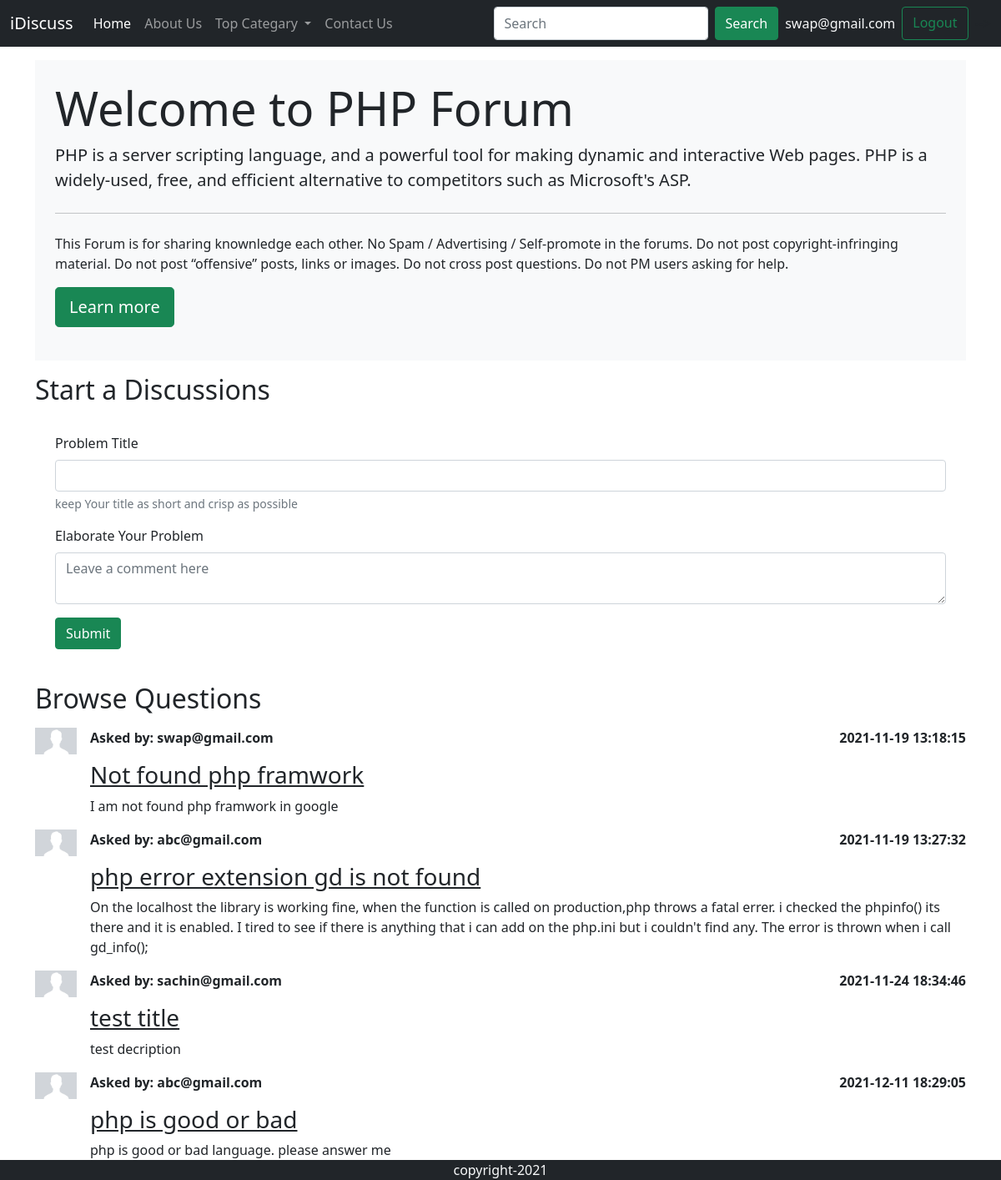
The page /threadlist.php?catid=1 (signed in) on the database its author committed.
### tables this page shows
CREATE TABLE `catagories` (
  `catagory_id` int(11) NOT NULL,
  `catagory_name` varchar(255) NOT NULL,
  `desc` varchar(500) NOT NULL,
  `date` datetime NOT NULL DEFAULT current_timestamp(),
  `sts` int(11) NOT NULL
);

CREATE TABLE `threads` (
  `thrd_id` int(11) NOT NULL,
  `thrd_title` varchar(255) NOT NULL,
  `thrd_desc` text NOT NULL,
  `thrd_cat_id` int(11) NOT NULL,
  `thrd_user_id` int(11) NOT NULL,
  `date` datetime NOT NULL DEFAULT current_timestamp(),
  `sts` int(11) NOT NULL
);

CREATE TABLE `users` (
  `sno` int(11) NOT NULL,
  `email` varchar(110) NOT NULL,
  `password` varchar(200) NOT NULL,
  `date` datetime NOT NULL DEFAULT current_timestamp(),
  `sts` int(11) NOT NULL
);

### threadlist.php (the view, shortened to what this page needs)
<!doctype html>
<html lang="en">
<head>
    <link href="https://cdn.jsdelivr.net/npm/bootstrap@5.0.2/dist/css/bootstrap.min.css" rel="stylesheet"
>
</head>
<body>
    <?php
     include './partial/db.php';
   include './partial/_header.php';
   ?>
    <?php
            $cid=$_GET['catid'];
            $sql="SELECT * FROM `catagories` WHERE catagory_id=$cid";
            $result=mysqli_query($conn, $sql);
            while($row= mysqli_fetch_assoc($result)){
               $catname=$row['catagory_name'];
                $desc=$row['desc'];
            }
  ?>
    <div class="container my-3">
        <div class="jumbotron bg-light p-4">
            <h1 class="display-4">Welcome to <?php echo $catname; ?> Forum</h1>
            <p class="lead"><?php echo $desc; ?></p>
            <hr class="my-4">
            <p>This Forum is for sharing knownledge each other.
                No Spam / Advertising / Self-promote in the forums.
                Do not post copyright-infringing material.
                Do not post “offensive” posts, links or images.
                Do not cross post questions.
                Do not PM users asking for help.
            </p>
            <p class="lead">
                <a class="btn btn-success btn-lg" href="#" role="button">Learn more</a>
            </p>
        </div>
    </div>
    <?php
    if(isset($_SESSION['loggedin']) && $_SESSION['loggedin']==true ){
       echo '<div class="container my-2">
            <h2> Start a Discussions</h2>
            <form class="p-4" action="' . $_SERVER["REQUEST_URI"].'" method="post">
                <div class="mb-3">
                <input type="hidden"  name="sno" value="'.$_SESSION['sno'].'">
                    <label for="title" class="form-label">Problem Title</label>
                    <input type="text" class="form-control" id="title" name="title" aria-describedby="emailHelp">
                    <div id="emailHelp" class="form-text">keep Your title as short and crisp as possible</div>
                </div>
                <div class="mb-3">
                    <label for="desc" class="form-label">Elaborate Your Problem</label>
                    <textarea class="form-control" placeholder="Leave a comment here" id="desc" name="desc"></textarea>
                </div>
                <button type="submit" class="btn btn-success">Submit</button>
            </form>
        </div>';
    }
        else{
             echo '<div class="container"> <h2> Start a Discussions</h2>
             <p class="lead">You are not logged in. Please login to start a discussions</p></div>';
        }
    ?>
    <div class="container my-3">
        <h2>Browse Questions</h2>
        <?php
            $cid=$_GET['catid'];
            $sql="SELECT * FROM `threads` WHERE thrd_cat_id=$cid";
            $result=mysqli_query($conn, $sql);
            while($row= mysqli_fetch_assoc($result)){
                $tid=$row['thrd_id'];
               $thrdtitle=$row['thrd_title'];
                $thrddesc=$row['thrd_desc'];
                $thrd_time=$row['date'];
                $thrd_user_id=$row['thrd_user_id'];
                $sql2="SELECT * FROM `users` where sno=$thrd_user_id";
                $result2=mysqli_query($conn, $sql2);
                $row2=mysqli_fetch_assoc($result2);
       echo '<div class="d-flex py-2">
            <div class="flex-shrink-0 center">
                <img src="./img/user.png" width="50px" alt="...">
            </div>
            <div class="flex-grow-1 ms-3">
            <p class="fw-bold">Asked by: ' .$row2['email'].' <span class="float-end">'.$thrd_time.'</span></p>
                <h3><a class="text-dark" href="thread.php?thrdid='.$tid.'"> '.$thrdtitle.' </a></h3>
                '.$thrddesc.'
            </div>
        </div>';
        }
        ?>
    </div>
    <?php include './partial/_footer.php' ?>
</body>
</html>

### rows shown on the page
catagories: catagory_name "PHP", desc "PHP is a server scripting language, and a powerful tool for making dynamic and interactive Web pages. PHP is a widely-used, free, and efficient alternative to competitors such as Microsoft's ASP."
threads: users.email "swap@gmail.com", date "2021-11-19 13:18:15", thrd_title "Not found php framwork", thrd_desc "I am not found php framwork in google"
threads: users.email "abc@gmail.com", date "2021-11-19 13:27:32", thrd_title "php error extension gd is not found", thrd_desc "On the localhost the library is working fine, when the function is called on production,php throws a fatal errer. i checked the phpinfo() its there and it is enabled. I tired to see if there is anything that i can add on the php.ini but i couldn't find any. The error is thrown when i call gd_info();"
threads: users.email "sachin@gmail.com", date "2021-11-24 18:34:46", thrd_title "test title", thrd_desc "test decription"
threads: users.email "abc@gmail.com", date "2021-12-11 18:29:05", thrd_title "php is good or bad", thrd_desc "php is good or bad language. please answer me"

### other values the page prints
$_SESSION['useremail'] "swap@gmail.com"
